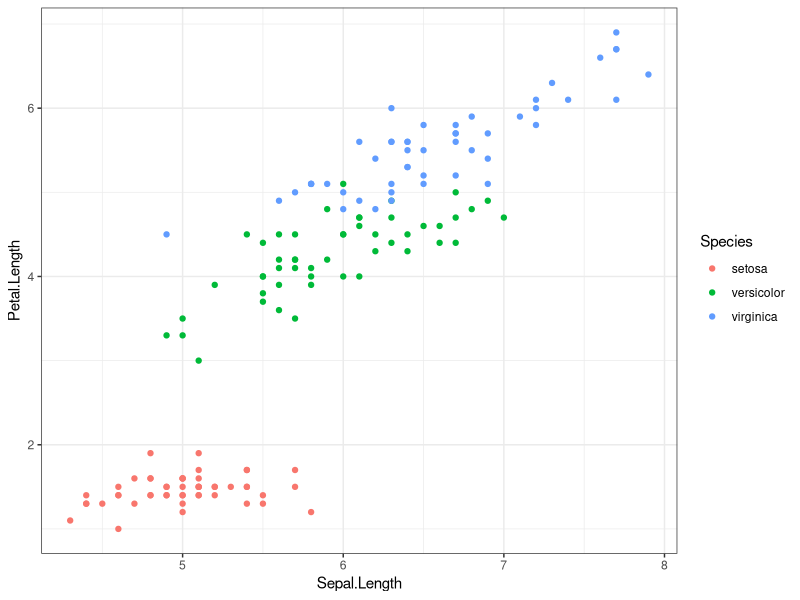
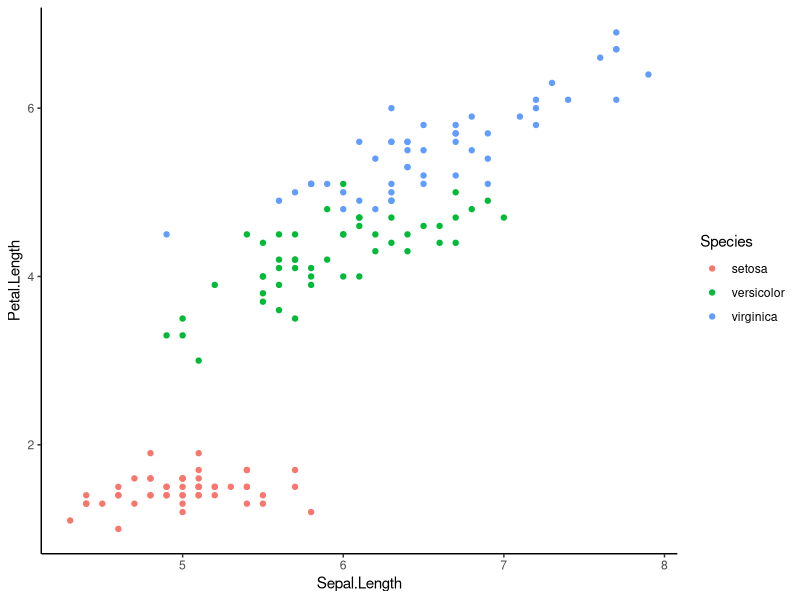
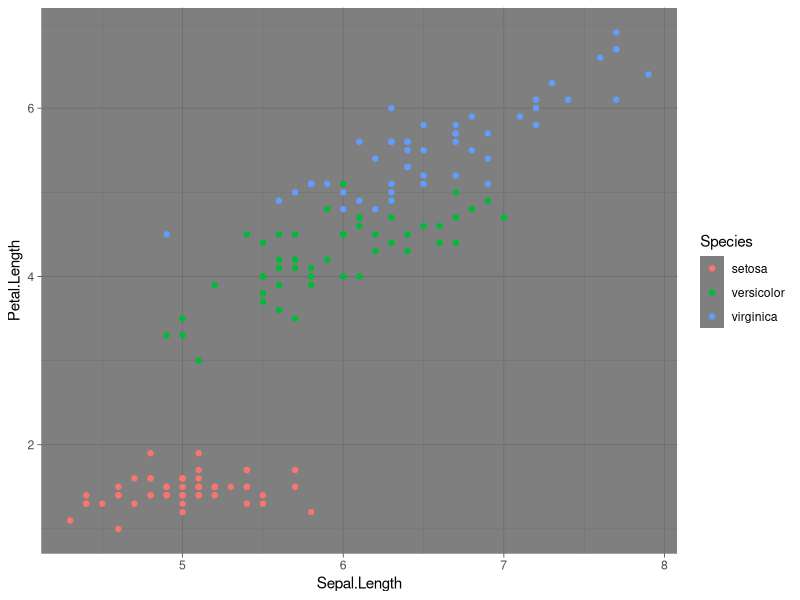
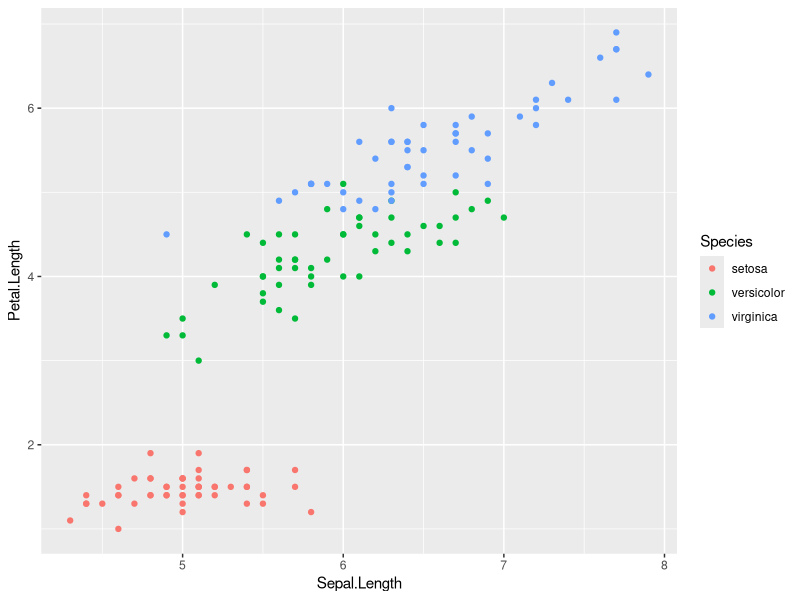
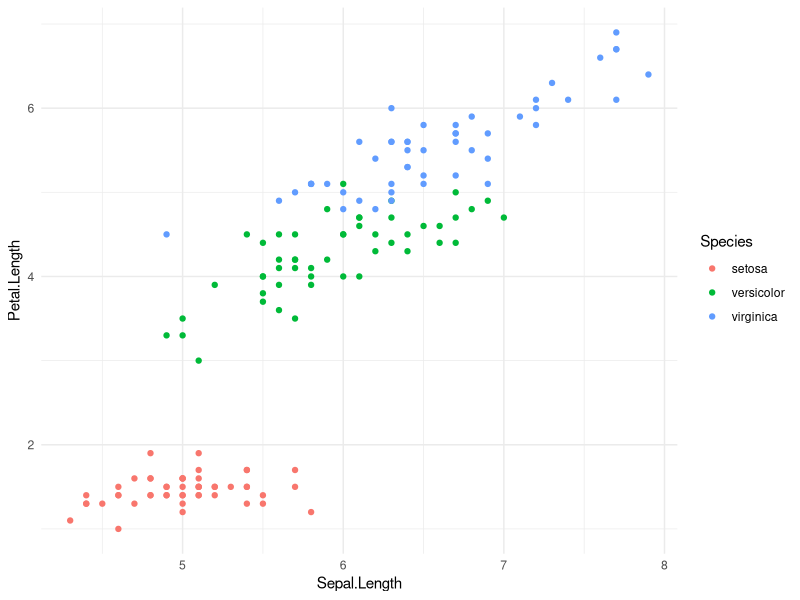
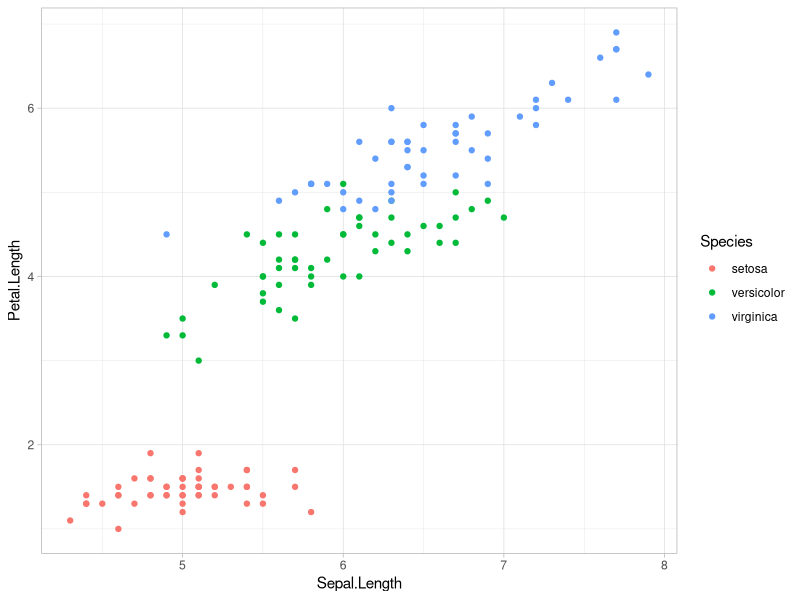
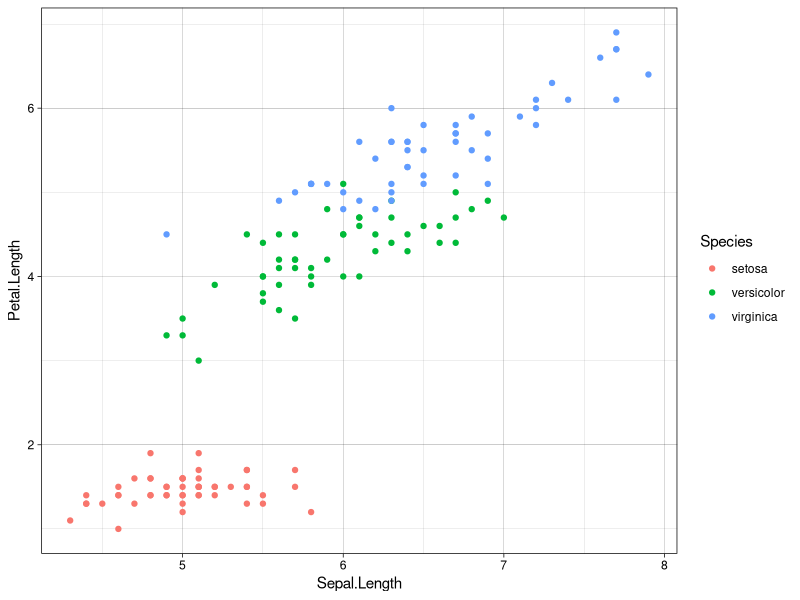
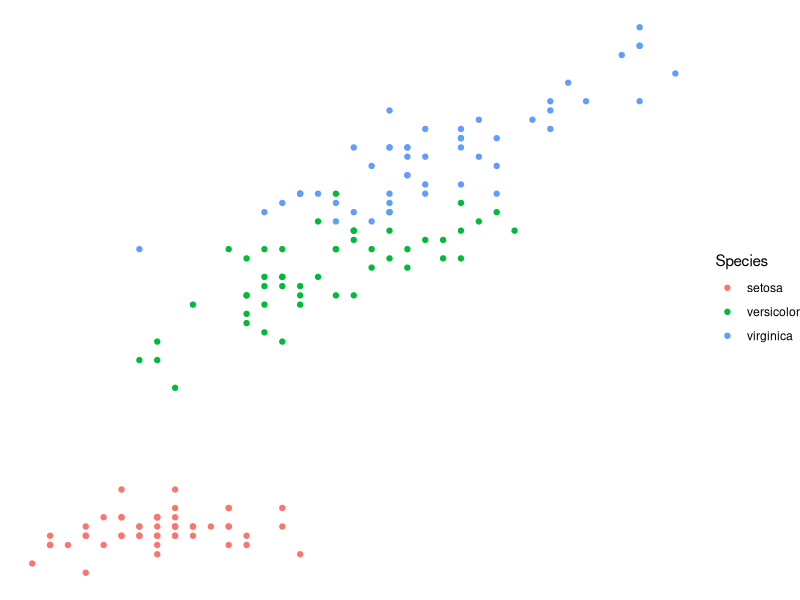

The R source for these figures, in order:
## ---- chunk 1
library(knitr)
knitr::opts_chunk$set(warning = FALSE, message = FALSE)

## ---- chunk 2
library(tidyverse)
iris.box <- ggplot(iris, aes(x=Species,y=Sepal.Length)) +
  geom_boxplot()
iris.hist <- ggplot(iris, aes(x=Sepal.Length)) +
  geom_histogram()
iris.scatter <- ggplot(iris, aes(x=Sepal.Length, y=Petal.Length, colour=Species)) +
  geom_point()
## ---- chunk 3
iris.scatter + theme_bw()

iris.scatter + theme_classic()

iris.scatter + theme_dark() 

iris.scatter + theme_gray() # The default ggplot theme

iris.scatter + theme_minimal()

iris.scatter + theme_light()

iris.scatter + theme_linedraw()

iris.scatter + theme_void()
## ---- chunk 4
iris.scatter <- ggplot(iris, aes(x=Sepal.Length, y=Petal.Length, colour=Species)) +
  geom_point() +
  theme(panel.grid.major = element_blank(), panel.grid.minor = element_blank(),  panel.background = element_blank(), axis.line = element_line(colour = "black")) + 
  theme(axis.text.x = element_text(colour = "black", size = 12)) +  
  theme(axis.text.y = element_text(colour = "black", size = 12)) +
  theme(plot.title = element_text(color="blue", size=12))

iris.scatter
## ---- chunk 5
simpletheme <- theme(panel.grid.major = element_blank(), panel.grid.minor = element_blank(),  panel.background = element_blank(), axis.line = element_line(colour = "black"), axis.text.x = element_text(colour = "black", size = 12), axis.text.y = element_text(colour = "black", size = 12),plot.title = element_text(color="blue", size=12))

# We simply direct all of our theme arguments to an object

iris.scatter <- iris.scatter + simpletheme # then, just add that object to our graph
## ---- chunk 6
iris.box + simpletheme
